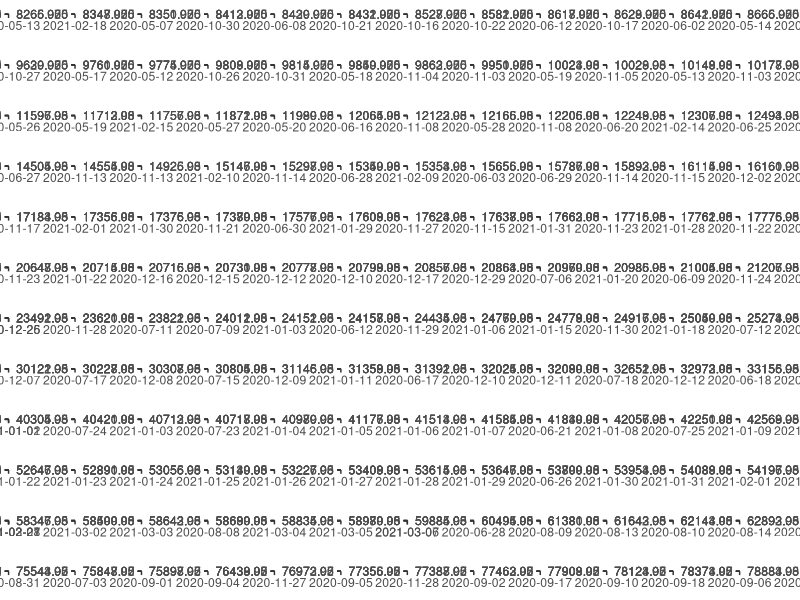

The R script that drew this image:
library(tidyverse)
library(ggplot2)

df <- read.csv("cleaned_covid_data.csv")


A <- grepl("A", df[,1])

A_States <- filter(df, A)

Last_Update <- A_States[,2]
Active <- A_States[,6]

Province_State <- df[1,]

options(scipen=999)

ggplot(A_States, aes(x = Last_Update, y= Active, color= Province_State))+
  geom_point()+
  geom_smooth(method = "loess", se = FALSE)+
  facet_wrap(facets= Active, scales = "free")



Case_Fatality_Ratio <- df[,7]


df[,7]

state_max_fatality_rate <- max(Case_Fatality_Ratio, na.rm=T)  

